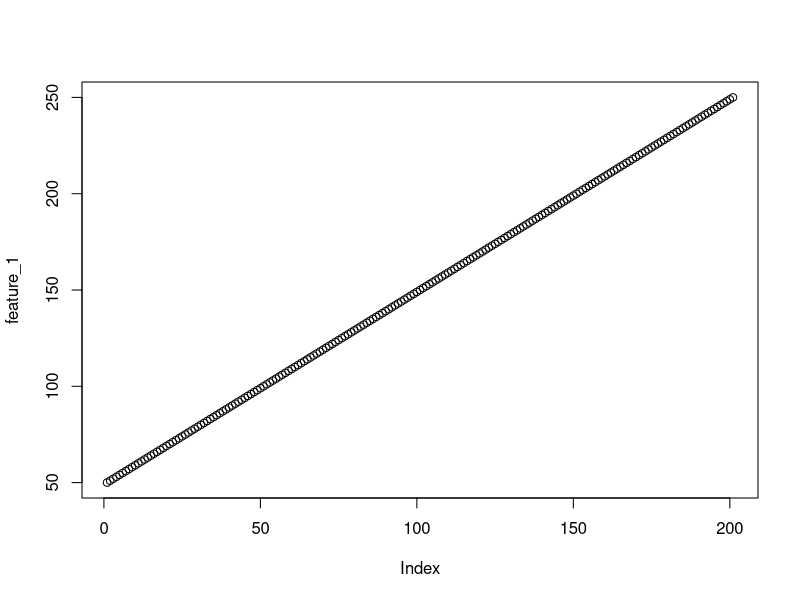

R code for this plot: (Note: this script raises an error after producing the figure.)
## ---- chunk 1
4 + T
## ---- chunk 2
#4 + "false"
## ---- chunk 3
sum <- T + F
sum
typeof(sum)
sum <- as.logical(sum)
typeof(sum)
sum
## ---- chunk 4
vec <- c(1, 2, 3)
vec
## ---- chunk 5
feature_1 <- c(50 : 250)
feature_1
## ---- chunk 6
length(feature_1)
## ---- chunk 7
mean(feature_1)
var(feature_1)
sd(feature_1)
median(feature_1)
## ---- chunk 8
plot(feature_1)
## ---- chunk 9
a <- feature_1[6 : 22]
a
## ---- chunk 10
b <- feature_1[c(6, 13, 21, 22, 43)]
b
## ---- chunk 11
c <- c(a, b)
c
## ---- chunk 12
find_a <- function(str){
  return (grepl("a", str))
}

str <- c("joey", "phoebe", "monica", "chandler", "ross", "rachel")
sum(as.integer(lapply(str, find_a)))

## ---- chunk 13
directions <- c("West", "East", "East", "North", "West", "West")
feature_2 <- factor (directions)
## ---- chunk 14
levels(feature_2) <- c(levels(feature_2), "South")
feature_2
## ---- chunk 15
feature_2[1] <- "South"
feature_2
## ---- chunk 16
feature_1[1] <- NA
feature_1
## ---- chunk 17
mean(feature_1, na.rm = T)
## ---- chunk 18
feature_1[43] <- NA
which(is.na(feature_1))
## ---- chunk 19
lst <- list(4, 5, 6, list(7, 8, "xyz"))
## ---- chunk 20
named_list <- list(a = 1, b = 2, c = 3, d = c(4, 5, 6, 7))
## ---- chunk 21
named_list["b"]

## ---- chunk 22
named_list[["b"]]
## ---- chunk 23
named_list$b

## ---- chunk 24
ncol(Orange)
## ---- chunk 25
nrow(Orange)
## ---- chunk 26
f3 <- Orange$circumference
f3_tmp <- Orange[[3]]
## ---- chunk 27
table(f3)
## ---- chunk 28
str(Orange)
## ---- chunk 29
s29 <- Orange[29, ]
s29
## ---- chunk 30
Orange[c(Orange$Tree == 3), ]
## ---- chunk 31
tmp <- Orange[1 : 10, c("Tree", "age")]
tmp
## ---- chunk 32
median(Orange$age)
## ---- chunk 33
df_1 <- tail(Orange, n = 15)

## ---- chunk 34
write.csv(df_1, "df_1.csv", row.names = F)
## ---- chunk 35
df_2 <- read.csv("df_1.csv")
df_2
